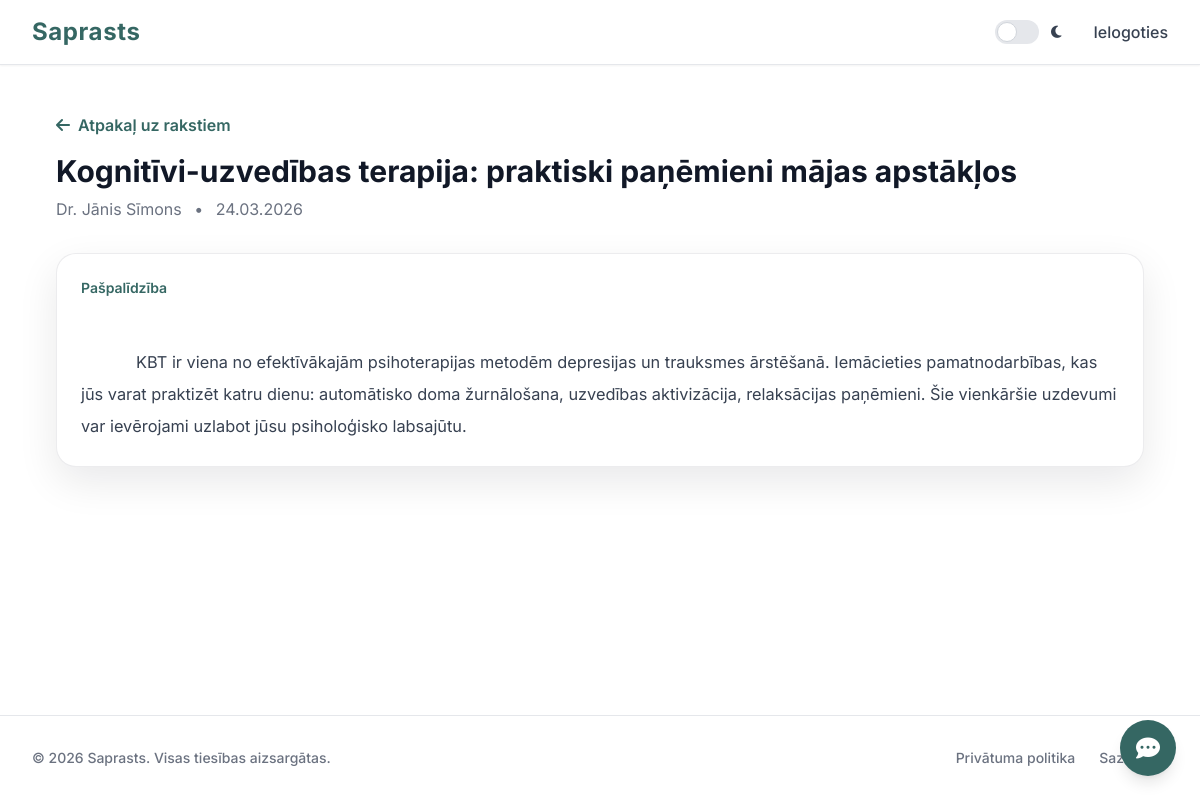
The page /published_articles.php?id=2 on the database its author committed.
### tables this page shows
CREATE TABLE articles (
  id INT UNSIGNED NOT NULL AUTO_INCREMENT,
  psychologist_account_id INT UNSIGNED NOT NULL,
  title VARCHAR(255) NOT NULL,
  content MEDIUMTEXT NOT NULL,
  category VARCHAR(120) NULL,
  image_path VARCHAR(255) NULL,
  is_published TINYINT(1) NOT NULL DEFAULT 0,
  created_at TIMESTAMP NOT NULL DEFAULT CURRENT_TIMESTAMP,
  updated_at TIMESTAMP NULL DEFAULT NULL ON UPDATE CURRENT_TIMESTAMP,
  PRIMARY KEY (id),
  KEY idx_articles_psy (psychologist_account_id),
  KEY idx_articles_published (is_published),
  KEY idx_articles_created (created_at),
  CONSTRAINT fk_articles_psy
    FOREIGN KEY (psychologist_account_id) REFERENCES accounts(id)
    ON DELETE CASCADE ON UPDATE CASCADE
);

CREATE TABLE psychologist_profiles (
  account_id INT UNSIGNED NOT NULL,
  full_name VARCHAR(180) NOT NULL,
  specialization VARCHAR(120) NOT NULL,
  experience_years INT UNSIGNED NOT NULL DEFAULT 0,
  description TEXT NULL,
  certificate_path VARCHAR(255) NULL,
  image_path VARCHAR(255) NULL,
  hourly_rate DECIMAL(10,2) NOT NULL DEFAULT 50.00,
  approved_at TIMESTAMP NULL DEFAULT NULL,
  PRIMARY KEY (account_id),
  KEY idx_psy_specialization (specialization),
  KEY idx_psy_approved (approved_at),
  CONSTRAINT fk_psychologist_profiles_account
    FOREIGN KEY (account_id) REFERENCES accounts(id)
    ON DELETE CASCADE ON UPDATE CASCADE
);

### published_articles.php (the view, shortened to what this page needs)
<?php
require 'db.php';
require 'header.php';
$article_id = (int)($_GET['id'] ?? 0);
if ($article_id > 0) {
    $stmt = $conn->prepare(
        "SELECT a.id, a.title, a.content, a.category, a.created_at, p.full_name
         FROM articles a
         JOIN psychologist_profiles p ON a.psychologist_account_id = p.account_id
         WHERE a.id = ? AND a.is_published = 1"
    );
    $stmt->bind_param('i', $article_id);
    $stmt->execute();
    $article = $stmt->get_result()->fetch_assoc();
}
?>
<div class="page-shell page-surface articles-page">
    <?php if ($article_id > 0): ?>
    <div class="page-heading">
        <a href="published_articles.php" class="button-link-icon mb-4">
            <i class="fas fa-arrow-left"></i>Atpakaļ uz rakstiem
        </a>
        <h1 class="page-title"><?php echo htmlspecialchars($article['title']); ?></h1>
        <p class="page-subtitle">
            <?php echo htmlspecialchars($article['full_name']); ?>
            <span class="mx-2">•</span>
            <?php echo date('d.m.Y', strtotime($article['created_at'])); ?>
        </p>
    </div>
    <article class="form-card article-detail-card">
        <?php if (!empty($article['category'])): ?>
        <p class="text-sm text-primary font-semibold mb-4"><?php echo htmlspecialchars($article['category']); ?></p>
        <?php endif; ?>
        <div class="text-gray-700 dark:text-gray-300 leading-8 whitespace-pre-wrap">
            <?php echo nl2br(htmlspecialchars($article['content'])); ?>
        </div>
    </article>
    <?php endif; ?>
</div>
<?php require 'footer.php'; ?>

### style.css (style rules this page uses)
:root { --color-primary: #356763; --color-primary-hover: #285b57; --color-secondary: #49655a; --color-surface: #ffffff; --color-background: #ffffff; }
body { display: flex; flex-direction: column; min-height: 100vh; font-family: Inter, system-ui, -apple-system, "Segoe UI", Roboto, Arial, sans-serif; background: var(--color-background); }
.page-surface { background: var(--color-background); }
.page-shell, .page-shell-wide, .page-shell-narrow { width: 100%; margin-left: auto; margin-right: auto; padding: 2.5rem 1rem; flex-grow: 1; }
.page-shell { max-width: 72rem; }
@media (min-width: 640px) { .page-shell, .page-shell-wide, .page-shell-narrow { padding-left: 1.5rem; padding-right: 1.5rem; } }
@media (min-width: 1024px) { .page-shell, .page-shell-wide, .page-shell-narrow { padding-left: 2rem; padding-right: 2rem; } }
.page-heading { margin-bottom: 2rem; }
.page-title { font-size: 1.875rem; line-height: 2.25rem; font-weight: 700; color: rgb(17 24 39); }
.page-subtitle { margin-top: 0.5rem; color: rgb(107 114 128); }
.panel-card, .form-card, .list-card, .auth-card, .result-card, .empty-card { background: #fff; border: 1px solid rgba(15, 23, 42, 0.08); border-radius: 1rem; box-shadow: 0 10px 30px rgba(2, 8, 23, 0.05); }
.panel-card, .form-card, .auth-card, .result-card { padding: 1.5rem; }
.button-primary, .button-secondary, .button-danger-icon, .button-link-icon { display: inline-flex; align-items: center; justify-content: center; gap: 0.5rem; border-radius: 0.75rem; font-weight: 600; transition: all 180ms ease; }
.button-link-icon { color: var(--color-primary); }

### content.css (style rules this page uses)
.articles-page { padding-top: 2.75rem; }
.article-detail-card { border-radius: 1.25rem; box-shadow: 0 15px 40px rgba(2, 8, 23, 0.09); }
.article-detail-card .article-content, .article-detail-card .text-gray-700 { font-size: 1.02rem; }
@media (min-width: 1024px) { .articles-page { padding-top: 3rem; } }

### rows shown on the page
articles: title "Kognitīvi-uzvedības terapija: praktiski paņēmieni mājas apstākļos", psychologist_profiles.full_name "Dr. Jānis Sīmons", created_at "24.03.2026", category "Pašpalīdzība", content "KBT ir viena no efektīvākajām psihoterapijas metodēm depresijas un trauksmes ārstēšanā. Iemācieties pamatnodarbības, kas jūs varat praktizēt katru dienu: automātisko doma žurnālošana, uzvedības aktivizācija, relaksācijas paņēmieni. Šie vienkāršie uzdevumi var ievērojami uzlabot jūsu psiholoģisko labsajūtu."
